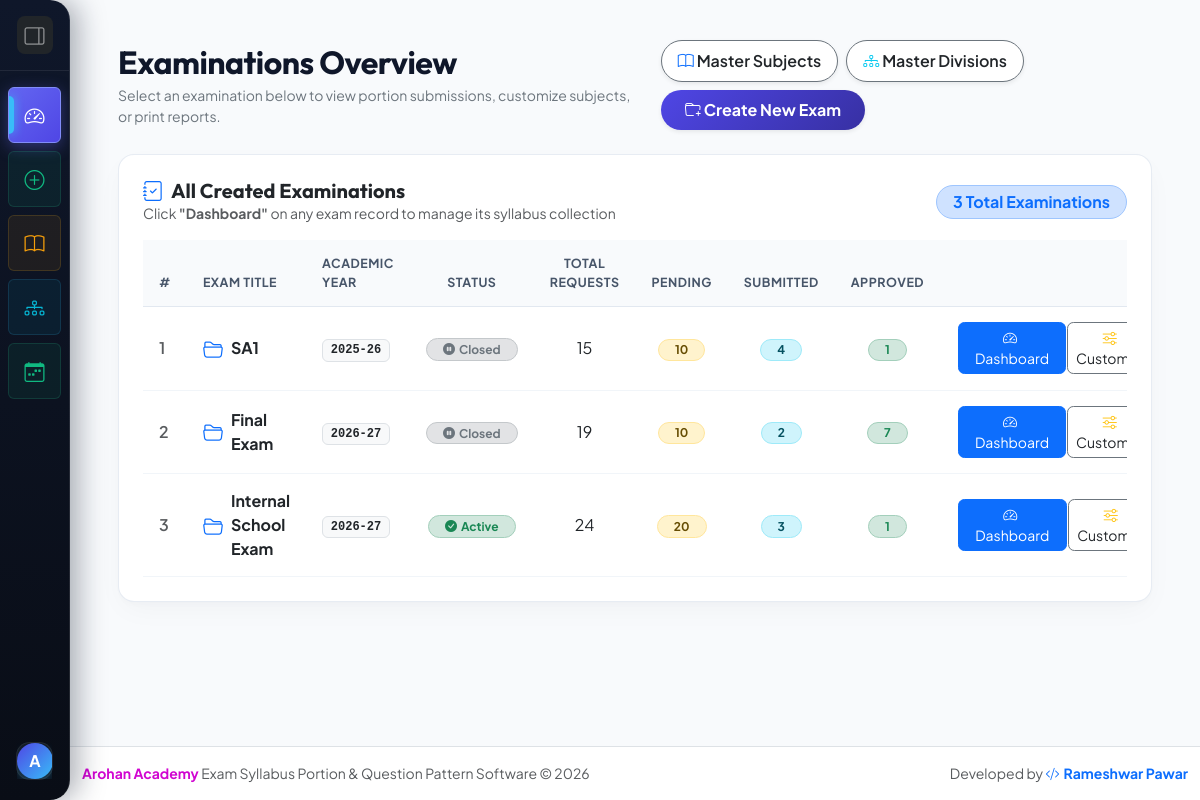
The app's page / (signed in), older data.
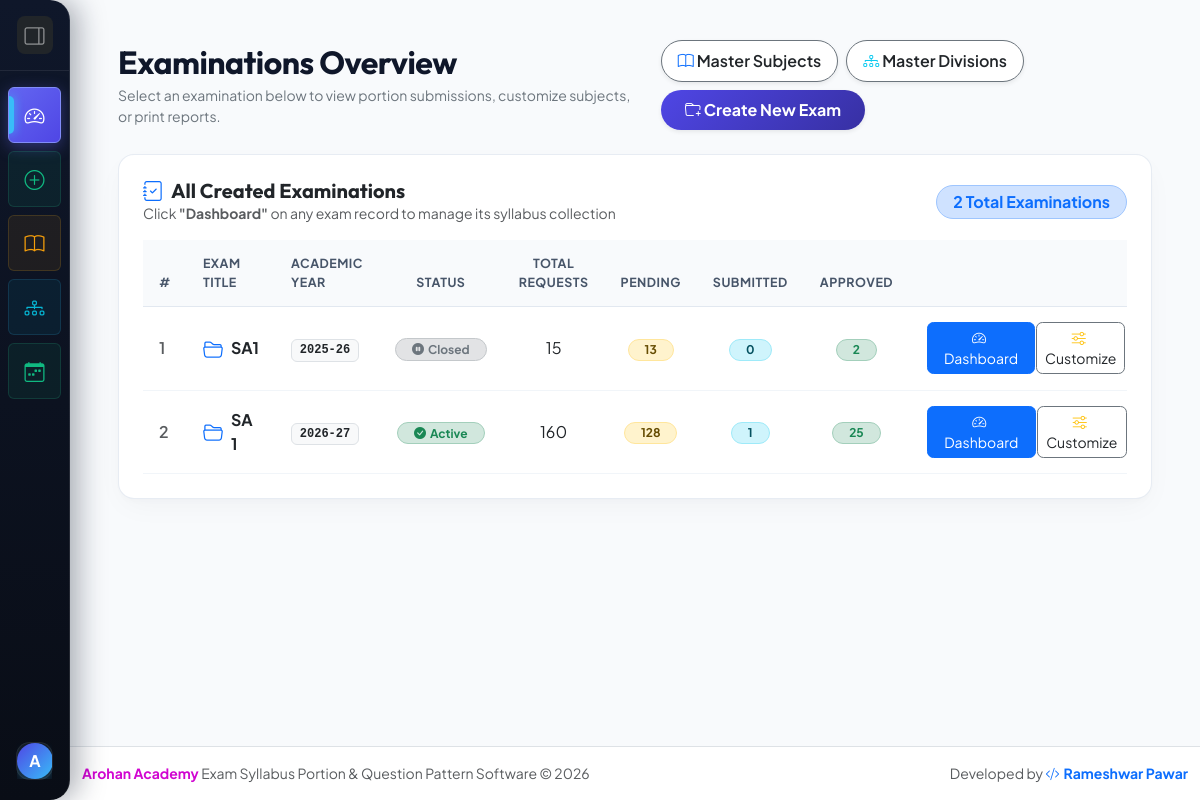
The same page, newer data.
### core/models.py (models this page shows, shortened)
class Exam(models.Model):
    title = models.CharField(max_length=200, help_text="e.g. PA-1 Exam 2026-2027")
    academic_year = models.CharField(max_length=50, help_text="e.g. 2026-2027")
    school_name = models.CharField(max_length=250, default="Arohan Academy School", help_text="School Name Header")
    header_subtitle = models.CharField(max_length=200, default="(Syllabus Paper & Time table)", help_text="Subtitle e.g. (Syllabus Paper & Time table)")
    note_text = models.CharField(max_length=300, default="NOTE: Kindly pay your wards fees before exam and collect the exam pass from the office.", help_text="Bottom note")
    hide_target_before_submission = models.BooleanField(
        default=False,
        help_text="Hide pre-set marks and duration before teacher submission so teachers enter them on submit.",
    )
    created_at = models.DateTimeField(auto_now_add=True, db_index=True)
    is_active = models.BooleanField(default=True, db_index=True)
    class Meta:
        ordering = ['-created_at']
        indexes = [
            models.Index(fields=['is_active', '-created_at'], name='idx_exam_active_created'),
        ]

### core/views.py (the view)
# urls.py: path('', views.principal_dashboard, name='principal_dashboard'),
@login_required
def principal_dashboard(request):
    exams = list(
        Exam.objects.annotate(
            total=Count('submissions'),
            pending=Count('submissions', filter=Q(submissions__status='PENDING')),
            submitted=Count('submissions', filter=Q(submissions__status='SUBMITTED')),
            approved=Count('submissions', filter=Q(submissions__status='APPROVED')),
            revision=Count('submissions', filter=Q(submissions__status='REVISION')),
        )
    )
    exam_list = [
        {
            'exam': exam,
            'total': exam.total,
            'pending': exam.pending,
            'submitted': exam.submitted,
            'approved': exam.approved,
            'revision': exam.revision,
        }
        for exam in exams
    ]
    context = {
        'exam_list': exam_list,
        'total_exams': len(exams),
    }
    return render(request, 'core/principal_dashboard.html', context)

### templates/core/principal_dashboard.html (shortened to what this page needs)
{% extends 'base.html' %}
{% block content %}
<div class="container-fluid px-lg-4 px-xl-5">
    <div class="d-flex flex-column flex-md-row justify-content-between align-items-md-center mb-4 gap-3">
        <div>
            <h2 class="fw-bold mb-1" style="color: #0f172a; letter-spacing: -0.5px;">Examinations Overview</h2>
            <p class="text-secondary mb-0 small">Select an examination below to view portion submissions, customize subjects, or print reports.</p>
        </div>
        <div class="d-flex gap-2 flex-wrap">
            <a href="{% url 'manage_subjects' %}" class="btn btn-outline-secondary rounded-pill px-3 py-2 fw-semibold shadow-sm text-dark bg-white">
                <i class="bi bi-book text-primary me-1.5"></i> Master Subjects
            </a>
            <a href="{% url 'manage_divisions' %}" class="btn btn-outline-secondary rounded-pill px-3 py-2 fw-semibold shadow-sm text-dark bg-white">
                <i class="bi bi-diagram-3 text-info me-1.5"></i> Master Divisions
            </a>
            <a href="{% url 'create_exam' %}" class="btn btn-primary rounded-pill px-4 py-2 fw-bold text-white shadow-sm" style="background: linear-gradient(135deg, #4f46e5 0%, #3730a3 100%); border: none;">
                <i class="bi bi-folder-plus me-1.5"></i> Create New Exam
            </a>
        </div>
    </div>
    <div class="card dashboard-card p-4">
        <div class="d-flex justify-content-between align-items-center mb-3">
            <div>
                <h5 class="fw-bold mb-0 text-dark"><i class="bi bi-journal-check text-primary me-2"></i>All Created Examinations</h5>
                <p class="text-muted small mb-0">Click <strong>"Dashboard"</strong> on any exam record to manage its syllabus collection</p>
            </div>
            <span class="badge bg-primary-subtle text-primary border border-primary-subtle rounded-pill px-3 py-2 fs-6 font-semibold">{{ total_exams }} Total Examinations</span>
        </div>
        <div class="table-responsive">
            <table class="table align-middle mb-0 custom-dashboard-table">
                <thead>
                    <tr>
                        <th style="width: 50px;">#</th>
                        <th>Exam Title</th>
                        <th>Academic Year</th>
                        <th class="text-center">Status</th>
                        <th class="text-center">Total Requests</th>
                        <th class="text-center">Pending</th>
                        <th class="text-center">Submitted</th>
                        <th class="text-center">Approved</th>
                        <th class="text-end">Actions</th>
                    </tr>
                </thead>
                <tbody>
                    {% for item in exam_list %}
                    <tr>
                        <td class="text-muted fw-semibold">{{ forloop.counter }}</td>
                        <td>
                            <a href="{% url 'exam_detail_dashboard' item.exam.id %}" class="fw-bold text-decoration-none text-dark fs-6 d-inline-flex align-items-center">
                                <i class="bi bi-folder2-open text-primary me-2 fs-5"></i> {{ item.exam.title }}
                            </a>
                        </td>
                        <td><span class="badge bg-light text-dark border font-monospace px-2.5 py-1.5">{{ item.exam.academic_year }}</span></td>
                        <td class="text-center">
                            {% if item.exam.is_active %}
                                <span class="badge bg-success-subtle text-success border border-success-subtle px-3 py-1.5 rounded-pill fw-bold">
                                    <i class="bi bi-check-circle-fill me-1"></i>Active
                                </span>
                            {% else %}
                                <span class="badge bg-secondary-subtle text-secondary border border-secondary-subtle px-3 py-1.5 rounded-pill fw-bold">
                                    <i class="bi bi-pause-circle-fill me-1"></i>Closed
                                </span>
                            {% endif %}
                        </td>
                        <td class="text-center font-semibold text-dark fs-6">{{ item.total }}</td>
                        <td class="text-center">
                            <span class="badge bg-warning-subtle text-warning-emphasis border border-warning-subtle px-3 py-1.5 rounded-pill fw-bold fs-7">{{ item.pending }}</span>
                        </td>
                        <td class="text-center">
                            <span class="badge bg-info-subtle text-info-emphasis border border-info-subtle px-3 py-1.5 rounded-pill fw-bold fs-7">{{ item.submitted }}</span>
                        </td>
                        <td class="text-center">
                            <span class="badge bg-success-subtle text-success border border-success-subtle px-3 py-1.5 rounded-pill fw-bold fs-7">{{ item.approved }}</span>
                        </td>
                        <td class="text-end">
                            <div class="btn-group btn-group-action" role="group">
                                <a href="{% url 'exam_detail_dashboard' item.exam.id %}" class="btn btn-primary btn-sm px-3 font-semibold" title="Open Exam Dashboard">
                                    <i class="bi bi-speedometer2 me-1"></i> Dashboard
                                </a>
                                <a href="{% url 'customize_exam_subjects' item.exam.id %}" class="btn btn-outline-secondary text-dark btn-sm font-semibold" title="Customize Subjects & Divisions">
                                    <i class="bi bi-sliders text-warning me-1"></i> Customize
                                </a>
                            </div>
                        </td>
                    </tr>
                    {% endfor %}
                </tbody>
            </table>
        </div>
    </div>
</div>
{% endblock %}

### templates/base.html (shortened to what this page needs)
{% load static %}
<!DOCTYPE html>
<html lang="en">
<head>
    <link href="https://cdn.jsdelivr.net/npm/bootstrap@5.3.2/dist/css/bootstrap.min.css" rel="stylesheet">
    <link href="https://cdn.jsdelivr.net/npm/bootstrap-icons@1.11.1/font/bootstrap-icons.css" rel="stylesheet">
    <link href="{% static 'css/style.css' %}" rel="stylesheet">
</head>
<body class="{% block body_class %}{% if user.is_authenticated %}has-sidebar sidebar-collapsed{% endif %}{% endblock %}">
    {% block navbar %}
    {% if user.is_authenticated %}
    <aside class="sidebar-pro collapsed no-print" id="mainSidebar">
        <div class="sidebar-header d-flex align-items-center justify-content-between px-3 py-3">
            <button type="button" class="btn btn-sm btn-dark sidebar-toggle-btn border-0 text-white-50 p-1.5" onclick="toggleSidebar()" title="Toggle Sidebar Navigation">
                <i class="bi bi-layout-sidebar-reverse fs-5" id="sidebarToggleIcon"></i>
            </button>
        </div>
        <div class="sidebar-menu py-3 flex-grow-1">
            <ul class="nav nav-pills flex-column px-2 gap-2">
                <li class="nav-item">
                    <a class="nav-link sidebar-link sidebar-item-dashboard d-flex align-items-center {% if request.resolver_match.url_name == 'principal_dashboard' %}active{% endif %}" href="{% url 'principal_dashboard' %}" title="Principal Dashboard">
                        <i class="bi bi-speedometer2 me-3 fs-5 nav-icon"></i>
                    </a>
                </li>
                <li class="nav-item">
                    <a class="nav-link sidebar-link sidebar-item-exam d-flex align-items-center {% if request.resolver_match.url_name == 'create_exam' %}active{% endif %}" href="{% url 'create_exam' %}" title="Create New Exam">
                        <i class="bi bi-plus-circle me-3 fs-5 nav-icon"></i>
                    </a>
                </li>
                <li class="nav-item">
                    <a class="nav-link sidebar-link sidebar-item-subjects d-flex align-items-center " href="{% url 'manage_subjects' %}" title="Manage Master Subjects">
                        <i class="bi bi-book me-3 fs-5 nav-icon"></i>
                    </a>
                </li>
                <li class="nav-item">
                    <a class="nav-link sidebar-link sidebar-item-divisions d-flex align-items-center " href="{% url 'manage_divisions' %}" title="Manage Master Divisions">
                        <i class="bi bi-diagram-3 me-3 fs-5 nav-icon"></i>
                    </a>
                </li>
                <li class="nav-item">
                    <a class="nav-link sidebar-link sidebar-item-exam d-flex align-items-center {% if 'timetable' in request.resolver_match.url_name %}active{% endif %}" href="{% url 'manage_timetables' %}" title="Manage Exam Timetables">
                        <i class="bi bi-calendar-week me-3 fs-5 nav-icon"></i>
                    </a>
                </li>
            </ul>
        </div>
        <div class="sidebar-footer p-2 m-2 border-0">
            <div class="sidebar-user-card p-2.5 d-flex align-items-center justify-content-between">
                <div class="d-flex align-items-center overflow-hidden">
                    <div class="user-avatar text-white rounded-circle d-flex align-items-center justify-content-center me-2 fw-bold" style="width: 36px; height: 36px; min-width: 36px; background: linear-gradient(135deg, #4f46e5 0%, #38bdf8 100%); box-shadow: 0 4px 10px rgba(56, 189, 248, 0.3);">
                        {{ user.username|slice:":1"|upper }}
                    </div>
                </div>
            </div>
        </div>
    </aside>
    {% endif %}
    {% endblock navbar %}
    <main class="flex-grow-1 py-4">
        {% block content %}{% endblock %}
    </main>
    <footer class="bg-white border-top py-3 mt-auto no-print text-center text-muted small">
        <div class="container d-flex flex-column flex-sm-row justify-content-between align-items-center gap-2">
            <div>
                <span><b style="color: #d106d1;">Arohan Academy</b> Exam Syllabus Portion & Question Pattern Software &copy; {% now "Y" %}</span>
            </div>
            <div>
                <span>Developed by <a href="https://prameshwar4378.github.io/My_Portfolio/" target="_blank" rel="noopener noreferrer" class="fw-bold text-decoration-none text-primary"><i class="bi bi-code-slash me-1"></i>Rameshwar Pawar</a></span>
            </div>
        </div>
    </footer>
</body>
</html>

Row changes from the older to the newer data that the page shows:
removed Exam: exam "Final Exam", exam.academic_year "2026-27", is_active False (drawn), total "19", pending "10", submitted "2", approved "7"
removed Exam: exam "Internal School Exam", exam.academic_year "2026-27", shows "Active", total "24", pending "20", submitted "3", approved "1"
computed for Exam "SA1": pending "10" → "13"; submitted "4" → "0"; approved "1" → "2"
added Exam: exam "SA 1", exam.academic_year "2026-27", shows "Active", total "160", pending "128", submitted "1", approved "25"
Text that changed along with them:
{{ total_exams }}: "3" → "2"
